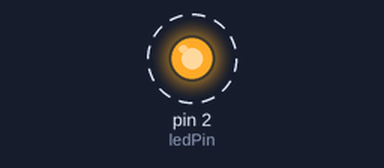
This sketch was run on a simulated Arduino Uno, built with avr-gcc and run on an emulated ATmega328P. Shown: output pins drawn as LEDs (lit = HIGH). Dashed ring = blinking.

Above: at 0.12 s.
Timing chart, 0 to 3.0 s (numbered marks = the images above):
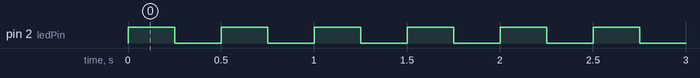

The sketch:

blink.ino
```cpp
int ledPin = 2;
int period = 250;


void setup() {
  // put your setup code here, to run once:
  pinMode(ledPin, OUTPUT);
}

void loop() {
  // put your main code here, to run repeatedly:
  digitalWrite(ledPin, HIGH);
  delay(period);

  digitalWrite(ledPin, LOW);
  delay(period);

}
```

Measured:
- by itself, pin 2 (ledPin): alternates HIGH for 0.25 s and LOW for 0.25 s
